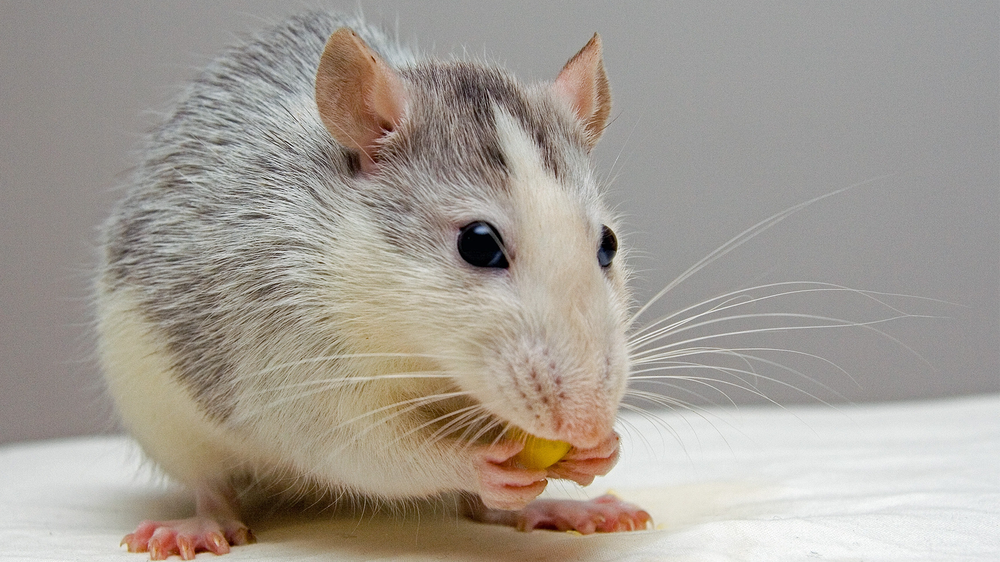
#> input picture video_testing/virtual_testing/rat.png, 1000 x 562 px, shrunk from 1920 x 1080 before the run
$ python image_rotate.py
#> lines starting #> are read from the running program, lines starting #| are printed output that depends on the picture
#!/usr/bin/python3

from PIL import Image, ImageFilter
im = Image.open("rat.png")
#> im is the input picture: PIL image 1000x562 RGBA; mean R, G, B, A 163.9, 156.9, 148.3, 255
im2 = im.rotate(45, resample=Image.BICUBIC, expand=True)
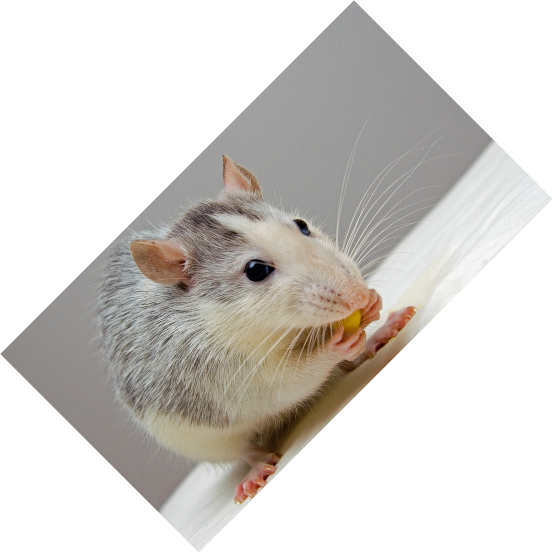
#> im2: PIL image 1106x1106 RGBA (shown at 1/2 size); mean R, G, B, A 75.2, 71.9, 68, 117.3; transparent parts drawn white
im2.save("rat_rotated.png")
